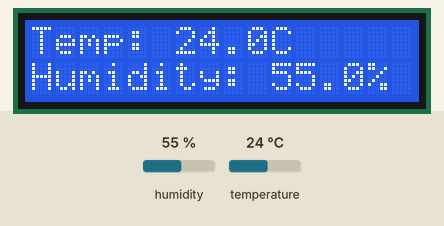
Simulated run of this program. Board: Arduino Uno, built with avr-gcc and run on an emulated ATmega328P. Shown: 16×2 character LCD. The inputs (shaded band) are chosen by the test bench; at power-on: humidity 55 %, temperature 24 °C. What the program prints to the serial monitor is not drawn.

Above: at 2.6 s.
2.7 s: humidity set to 22 %
At 4.7 s:
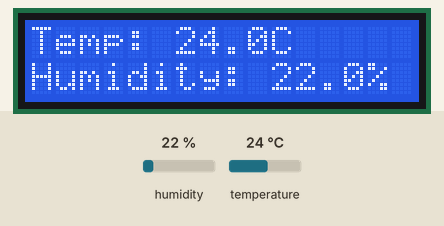
5.7 s: temperature set to 12 °C
At 7.4 s:
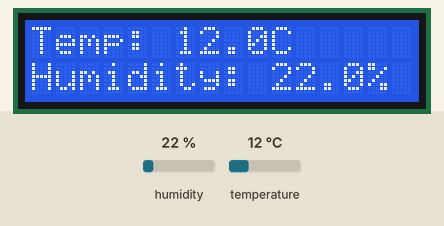
8.7 s: humidity set to 40 %
At 10.5 s:
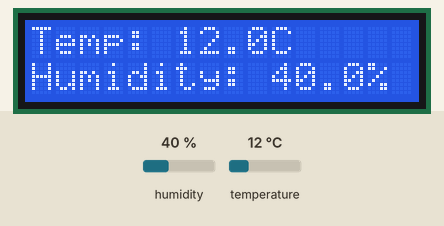
11.7 s: temperature set to 19 °C
At 13.3 s:
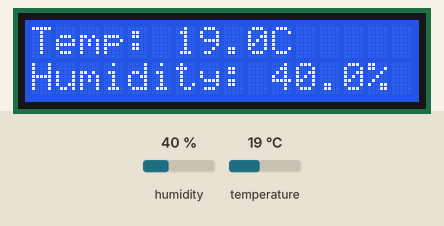
Timing chart, 0 to 14.8 s (numbered marks = the images above; inputs shaded):
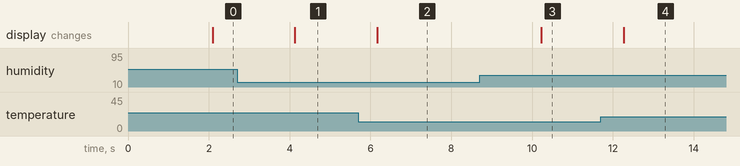

The program:

main.cpp
```cpp
#include <Arduino.h>
#include <DHT.h>
#include <LiquidCrystal_I2C.h>

namespace Config {
    constexpr uint8_t DHT_PIN = 2;
    constexpr uint8_t DHT_TYPE = DHT22;
    constexpr unsigned long READ_INTERVAL_MS = 2000;
    constexpr unsigned long SERIAL_BAUD_RATE = 9600;
    constexpr uint8_t LCD_COLS = 16;
    constexpr uint8_t LCD_ROWS = 2;
}

DHT dht(Config::DHT_PIN, Config::DHT_TYPE);
LiquidCrystal_I2C lcd(PCF8574_ADDR_A21_A11_A01);

struct SensorReading {
    float humidity;
    float temperatureCelsius;
    float temperatureFahrenheit;

    bool isValid() const {
        return !isnan(humidity) && !isnan(temperatureCelsius) && !isnan(temperatureFahrenheit);
    }
};

SensorReading readSensor() {
    return {
        dht.readHumidity(),
        dht.readTemperature(),
        dht.readTemperature(true)
    };
}

void printReading(const SensorReading& reading) {
    Serial.print(F("Humidity: "));
    Serial.print(reading.humidity);
    Serial.print(F(" %\t"));
    Serial.print(F("Temperature: "));
    Serial.print(reading.temperatureCelsius);
    Serial.print(F(" C, "));
    Serial.print(reading.temperatureFahrenheit);
    Serial.println(F(" F"));
}

void displayOnLCD(const SensorReading& reading) {
    lcd.setCursor(0, 0);
    lcd.print("Temp: ");
    lcd.print(reading.temperatureCelsius, 1);
    lcd.print("C ");

    lcd.setCursor(0, 1);
    lcd.print("Humidity: ");
    lcd.print(reading.humidity, 1);
    lcd.print("%");
}

void setup() {
    Serial.begin(Config::SERIAL_BAUD_RATE);
    dht.begin();
    lcd.begin(Config::LCD_COLS, Config::LCD_ROWS);
    lcd.backlight();
}

void loop() {
    delay(Config::READ_INTERVAL_MS);

    SensorReading reading = readSensor();

    if (!reading.isValid()) {
        Serial.println(F("Failed to read from DHT sensor!"));
        lcd.setCursor(0, 0);
        lcd.print("Sensor Error!   ");
        lcd.setCursor(0, 1);
        lcd.print("                ");
        return;
    }

    printReading(reading);
    displayOnLCD(reading);
}
```

Measured:
- after the input at 2.7 s, the display: changes after 1.4 s (image 1)
- after the input at 5.7 s, the display: changes after 0.47 s (image 2)
- after the input at 8.7 s, the display: changes after 1.5 s (image 3)
- after the input at 11.7 s, the display: changes after 0.57 s (image 4)
